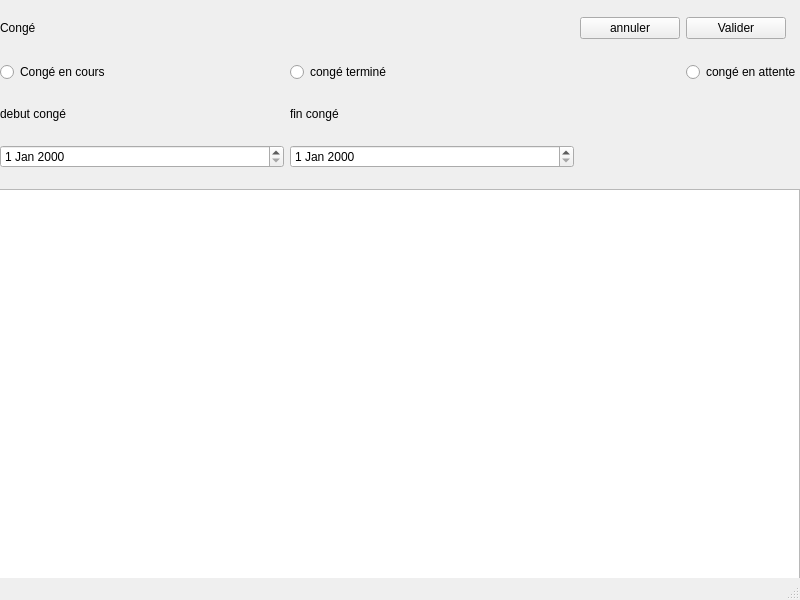
<?xml version="1.0" encoding="UTF-8"?>
<ui version="4.0">
 <class>Conge</class>
 <widget class="QMainWindow" name="Conge">
  <property name="geometry">
   <rect>
    <x>0</x>
    <y>0</y>
    <width>800</width>
    <height>600</height>
   </rect>
  </property>
  <property name="windowTitle">
   <string>MainWindow</string>
  </property>
  <widget class="QWidget" name="centralwidget">
   <widget class="QWidget" name="layoutWidget">
    <property name="geometry">
     <rect>
      <x>0</x>
      <y>0</y>
      <width>801</width>
      <height>189</height>
     </rect>
    </property>
    <layout class="QGridLayout" name="gridLayout">
     <item row="3" column="1">
      <widget class="QDateEdit" name="debut_conge"/>
     </item>
     <item row="1" column="3">
      <widget class="QRadioButton" name="radioButton_2">
       <property name="text">
        <string>congé terminé</string>
       </property>
      </widget>
     </item>
     <item row="3" column="3">
      <widget class="QDateEdit" name="fin_conge"/>
     </item>
     <item row="1" column="1">
      <widget class="QRadioButton" name="radioButton">
       <property name="text">
        <string>Congé en cours</string>
       </property>
      </widget>
     </item>
     <item row="0" column="5">
      <widget class="QPushButton" name="valider">
       <property name="maximumSize">
        <size>
         <width>100</width>
         <height>16777215</height>
        </size>
       </property>
       <property name="text">
        <string>Valider</string>
       </property>
      </widget>
     </item>
     <item row="0" column="4">
      <widget class="QPushButton" name="annuler">
       <property name="maximumSize">
        <size>
         <width>100</width>
         <height>16777215</height>
        </size>
       </property>
       <property name="text">
        <string>annuler</string>
       </property>
      </widget>
     </item>
     <item row="1" column="5">
      <widget class="QRadioButton" name="radioButton_3">
       <property name="text">
        <string>congé en attente</string>
       </property>
      </widget>
     </item>
     <item row="0" column="1">
      <widget class="QLabel" name="label">
       <property name="text">
        <string>Congé</string>
       </property>
      </widget>
     </item>
     <item row="2" column="1">
      <widget class="QLabel" name="label_2">
       <property name="maximumSize">
        <size>
         <width>16777215</width>
         <height>17</height>
        </size>
       </property>
       <property name="text">
        <string>debut congé</string>
       </property>
      </widget>
     </item>
     <item row="2" column="3">
      <widget class="QLabel" name="label_3">
       <property name="text">
        <string>fin congé</string>
       </property>
      </widget>
     </item>
    </layout>
   </widget>
   <widget class="QWidget" name="horizontalLayoutWidget">
    <property name="geometry">
     <rect>
      <x>-1</x>
      <y>189</y>
      <width>801</width>
      <height>391</height>
     </rect>
    </property>
    <layout class="QHBoxLayout" name="horizontalLayout">
     <item>
      <widget class="QTableView" name="tableView">
       <property name="maximumSize">
        <size>
         <width>16777215</width>
         <height>16777215</height>
        </size>
       </property>
      </widget>
     </item>
    </layout>
   </widget>
  </widget>
  <widget class="QStatusBar" name="statusbar"/>
 </widget>
 <resources/>
 <connections/>
</ui>
